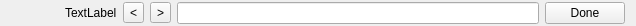
<?xml version="1.0" encoding="UTF-8"?>
<ui version="4.0">
 <class>SearchBanner</class>
 <widget class="QWidget" name="SearchBanner">
  <property name="geometry">
   <rect>
    <x>0</x>
    <y>0</y>
    <width>636</width>
    <height>26</height>
   </rect>
  </property>
  <property name="sizePolicy">
   <sizepolicy hsizetype="Preferred" vsizetype="Minimum">
    <horstretch>0</horstretch>
    <verstretch>0</verstretch>
   </sizepolicy>
  </property>
  <property name="windowTitle">
   <string>Form</string>
  </property>
  <layout class="QHBoxLayout" name="horizontalLayout">
   <property name="spacing">
    <number>6</number>
   </property>
   <property name="leftMargin">
    <number>12</number>
   </property>
   <property name="topMargin">
    <number>0</number>
   </property>
   <property name="bottomMargin">
    <number>0</number>
   </property>
   <item>
    <spacer name="horizontalSpacer">
     <property name="orientation">
      <enum>Qt::Horizontal</enum>
     </property>
     <property name="sizeHint" stdset="0">
      <size>
       <width>26</width>
       <height>20</height>
      </size>
     </property>
    </spacer>
   </item>
   <item>
    <widget class="QLabel" name="label">
     <property name="text">
      <string/>
     </property>
     <property name="pixmap">
      <pixmap resource="data/data.qrc">:/find.png</pixmap>
     </property>
    </widget>
   </item>
   <item>
    <widget class="QLabel" name="searchInfo">
     <property name="text">
      <string>TextLabel</string>
     </property>
    </widget>
   </item>
   <item>
    <widget class="QToolButton" name="previousButton">
     <property name="text">
      <string>&lt;</string>
     </property>
    </widget>
   </item>
   <item>
    <widget class="QToolButton" name="nextButton">
     <property name="text">
      <string>&gt;</string>
     </property>
    </widget>
   </item>
   <item>
    <widget class="SearchLineEdit" name="searchLineEdit">
     <property name="minimumSize">
      <size>
       <width>362</width>
       <height>0</height>
      </size>
     </property>
    </widget>
   </item>
   <item>
    <widget class="QPushButton" name="doneButton">
     <property name="text">
      <string>Done</string>
     </property>
    </widget>
   </item>
  </layout>
 </widget>
 <customwidgets>
  <customwidget>
   <class>SearchLineEdit</class>
   <extends>QLineEdit</extends>
   <header>searchlineedit.h</header>
  </customwidget>
 </customwidgets>
 <resources>
  <include location="data/data.qrc"/>
 </resources>
 <connections/>
</ui>
